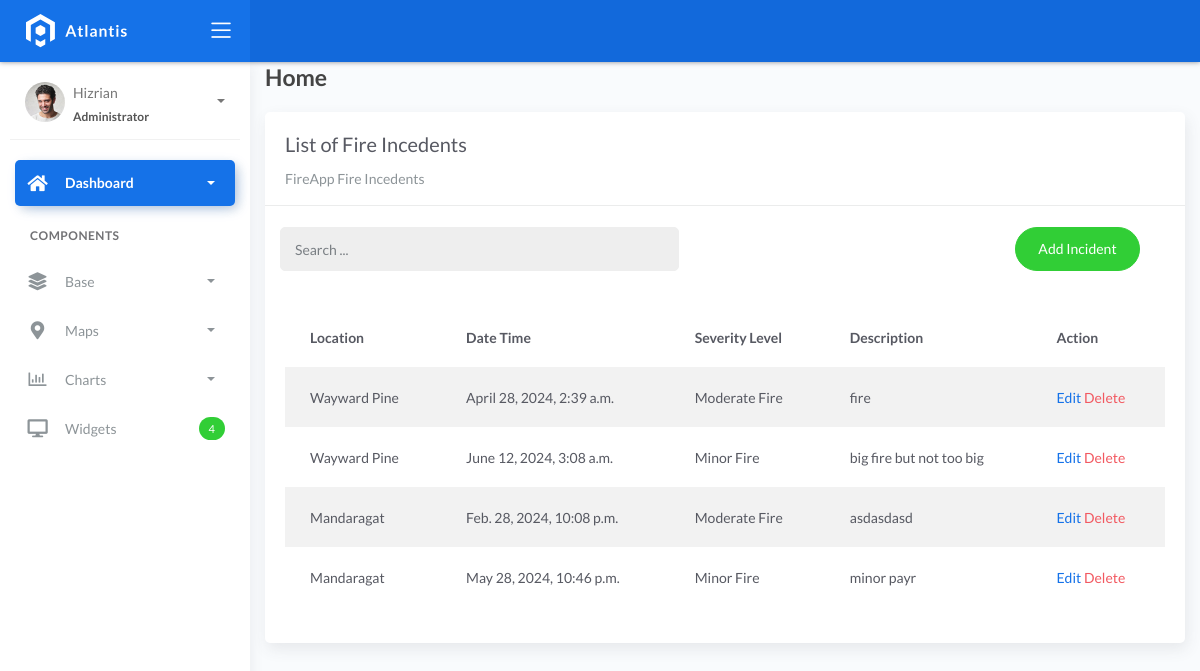
Before: /incidentlist with the older database file.
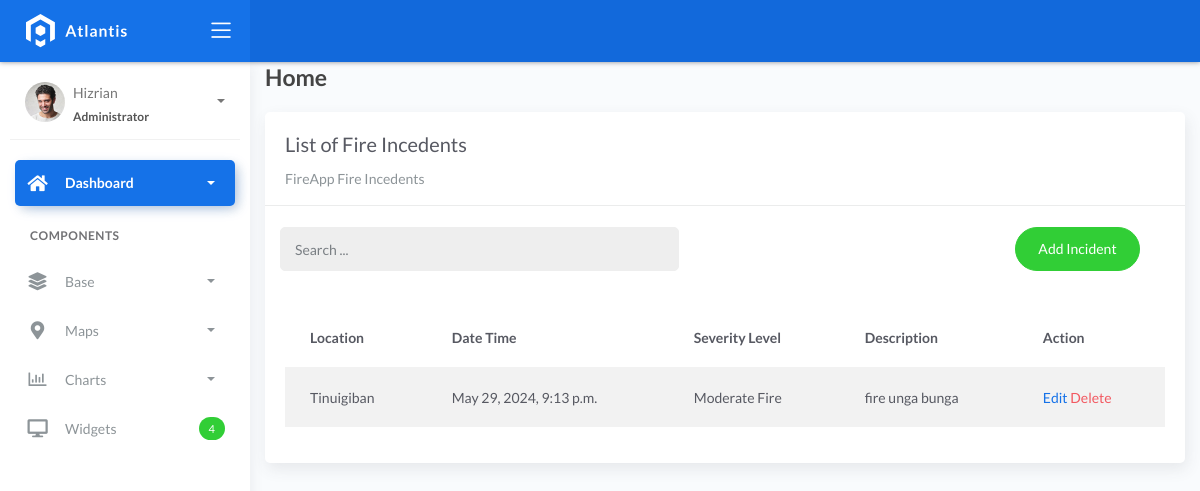
After: the same page with the newer database file.
### fire/models.py (models this page shows, shortened)
class BaseModel(models.Model):
    created_at = models.DateTimeField(auto_now_add=True, db_index=True)
    updated_at = models.DateTimeField(auto_now=True)
    class Meta:
        abstract = True

class Incident(BaseModel):
    SEVERITY_CHOICES = (
        ('Minor Fire', 'Minor Fire'),
        ('Moderate Fire', 'Moderate Fire'),
        ('Major Fire', 'Major Fire'),
    )
    location = models.ForeignKey(Locations, on_delete=models.CASCADE)
    date_time = models.DateTimeField(blank=True, null=True)
    severity_level = models.CharField(max_length=45, choices=SEVERITY_CHOICES)
    description = models.CharField(max_length=250)

class Locations(BaseModel):
    name = models.CharField(max_length=150)
    latitude = models.DecimalField(
        max_digits=22, decimal_places=16, null=True, blank=True)
    longitude = models.DecimalField(
        max_digits=22, decimal_places=16, null=True, blank=True)
    address = models.CharField(max_length=150)
    city = models.CharField(max_length=150)  # can be in separate table
    country = models.CharField(max_length=150)  # can be in separate table
    def __str__(self):
        return self.name

### fire/views.py (the view)
# urls.py: path('incidentlist', IncidentList.as_view(), name='incident-list'),
class IncidentList(ListView):
    model = Incident
    context_object_name = 'incident'
    template_name = "incidentlist.html"
    paginate_by = 5
    def get_queryset(self, *args, **kwargs):
        qs = super(IncidentList, self).get_queryset(*args, **kwargs)
        if self.request.GET.get("q") != None:
            query = self.request.GET.get('q')
            qs = qs.filter(Q(location__name__icontains=query) |
            Q(date_time__icontains=query) | Q(severity_level__icontains=query))
        return qs

### templates/incidentlist.html (shortened to what this page needs)
{% extends 'base.html' %} {% load static %} {% block content %}
<div class="content">
    <div class="container-fluid">
        <h4 class="page-title">Home</h4>
        <div class="row">
            <div class="col-md-12">
                <div class="card">
                    <div class="card-header">
                        <div class="card-title">List of Fire Incedents</div>
                        <div class="card-category">FireApp Fire Incedents</div>
                    </div>
                    <br>
                        <div class="col-md-12 row">
                            <div class="col-md-6">
                                <form action="" class="navbar-left navbar-form nav-search mr-md-3" action="{% url 'incident-list' %}">
                                    <div class="input-group">
                                        <input type="text" placeholder="Search ..." class="form-control" name="q">
                                        <div class="input-group-append">
                                        <span class="input-group-text">
                                        </span>
                                        </div>
                                    </div>
                                </form>
                            </div>
                            <div class="col-md-6">
                                <div class="pull-right">
                                    <a href="{% url 'incident-add' %}" class="btn btn-success btn-rounded">Add Incident</a>
                                </div>
                            </div>
                        </div>
                    <div class="card-body">
                        <table class="table table-striped mt-3">
                            <thead>
                                <tr>
                                    <th scope="col">Location</th>
                                    <th scope="col">Date Time</th>
                                    <th scope="col">Severity Level</th>
                                    <th scope="col">Description</th>
                                    <th scope="col">Action</th>
                                </tr>
                            </thead>
                            <tbody>
                                {% for object in object_list %}
                                <tr>
                                    <td>{{ object.location }}</td>
                                    <td>{{ object.date_time }}</td>
                                    <td>{{ object.severity_level }}</td>
                                    <td>{{ object.description }}</td>
                                    <td>
                                        <a href="incidentlist/{{ object.id }}">Edit</a>
                                        <a href="incidentlist/{{ object.id }}/delete" class="text-danger">Delete</a>
                                    </td>
                                </tr>
                                {% empty %}
                                <tr>
                                    <td colspan="4" style="text-align: center">
                                    <p class="text-sm font-weight-bold mb-0">No Records Found</p>
                                    </td>
                                </tr>
                                {% endfor %}
                            </tbody>
                        </table>
                    </div>
                </div>
            </div>
        </div>
    </div>
</div>
{% endblock %}

### templates/base.html (shortened to what this page needs)
{% load static %}
<!DOCTYPE html>
<html lang="en">
  <head>
    <link rel="stylesheet" href="{% static 'css/bootstrap.min.css' %}" />
    <link rel="stylesheet" href="{% static 'css/atlantis.min.css' %}" />
    <link rel="stylesheet" href="{% static 'css/demo.css' %}" />
  </head>
  <body>
    <div class="wrapper">
      <div class="main-header">
        <div class="logo-header" data-background-color="blue">
          <a href="{% url 'home' %}" class="logo">
            <img src="{% static 'img/logo.svg' %}" alt="navbar brand" class="navbar-brand" />
          </a>
          <div class="nav-toggle">
            <button class="btn btn-toggle toggle-sidebar">
              <i class="icon-menu"></i>
            </button>
          </div>
        </div>
        <nav class="navbar navbar-header navbar-expand-lg" data-background-color="blue2">
        </nav>
      </div>
      <div class="sidebar sidebar-style-2">
        <div class="sidebar-wrapper scrollbar scrollbar-inner">
          <div class="sidebar-content">
            <div class="user">
              <div class="avatar-sm float-left mr-2">
                <img src="{% static 'img/profile.jpg' %}" alt="..." class="avatar-img rounded-circle" />
              </div>
              <div class="info">
                <a data-toggle="collapse" href="#collapseExample" aria-expanded="true">
                  <span>
                    Hizrian
                    <span class="user-level">Administrator</span>
                    <span class="caret"></span>
                  </span>
                </a>
              </div>
            </div>
            <ul class="nav nav-primary">
              <li class="nav-item active">
                <a data-toggle="collapse" href="#dashboard" class="collapsed" aria-expanded="false">
                  <i class="fas fa-home"></i>
                  <p>Dashboard</p>
                  <span class="caret"></span>
                </a>
              </li>
              <li class="nav-section">
                <h4 class="text-section">Components</h4>
              </li>
              <li class="nav-item">
                <a data-toggle="collapse" href="#base">
                  <i class="fas fa-layer-group"></i>
                  <p>Base</p>
                  <span class="caret"></span>
                </a>
              </li>
              <li class="nav-item">
                <a data-toggle="collapse" href="#maps">
                  <i class="fas fa-map-marker-alt"></i>
                  <p>Maps</p>
                  <span class="caret"></span>
                </a>
              </li>
              <li class="nav-item">
                <a data-toggle="collapse" href="#charts">
                  <i class="far fa-chart-bar"></i>
                  <p>Charts</p>
                  <span class="caret"></span>
                </a>
              </li>
              <li class="nav-item">
                <a href="widgets.html">
                  <i class="fas fa-desktop"></i>
                  <p>Widgets</p>
                  <span class="badge badge-success">4</span>
                </a>
              </li>
            </ul>
          </div>
        </div>
      </div>
      <div class="main-panel">
        {% block content %}
        {% endblock %}
      </div>
    </div>
  </body>
</html>

Changed rows visible on the page:
removed Incident: location "Wayward Pine", date_time "April 28, 2024, 2:39 a.m.", severity_level "Moderate Fire", description "fire"
removed Incident: location "Wayward Pine", date_time "June 12, 2024, 3:08 a.m.", severity_level "Minor Fire", description "big fire but not too big"
removed Incident: location "Mandaragat", date_time "Feb. 28, 2024, 10:08 p.m.", severity_level "Moderate Fire", description "asdasdasd"
removed Incident: location "Mandaragat", date_time "May 28, 2024, 10:46 p.m.", severity_level "Minor Fire", description "minor payr"
added Incident: location "Tinuigiban", date_time "May 29, 2024, 9:13 p.m.", severity_level "Moderate Fire", description "fire unga bunga"
